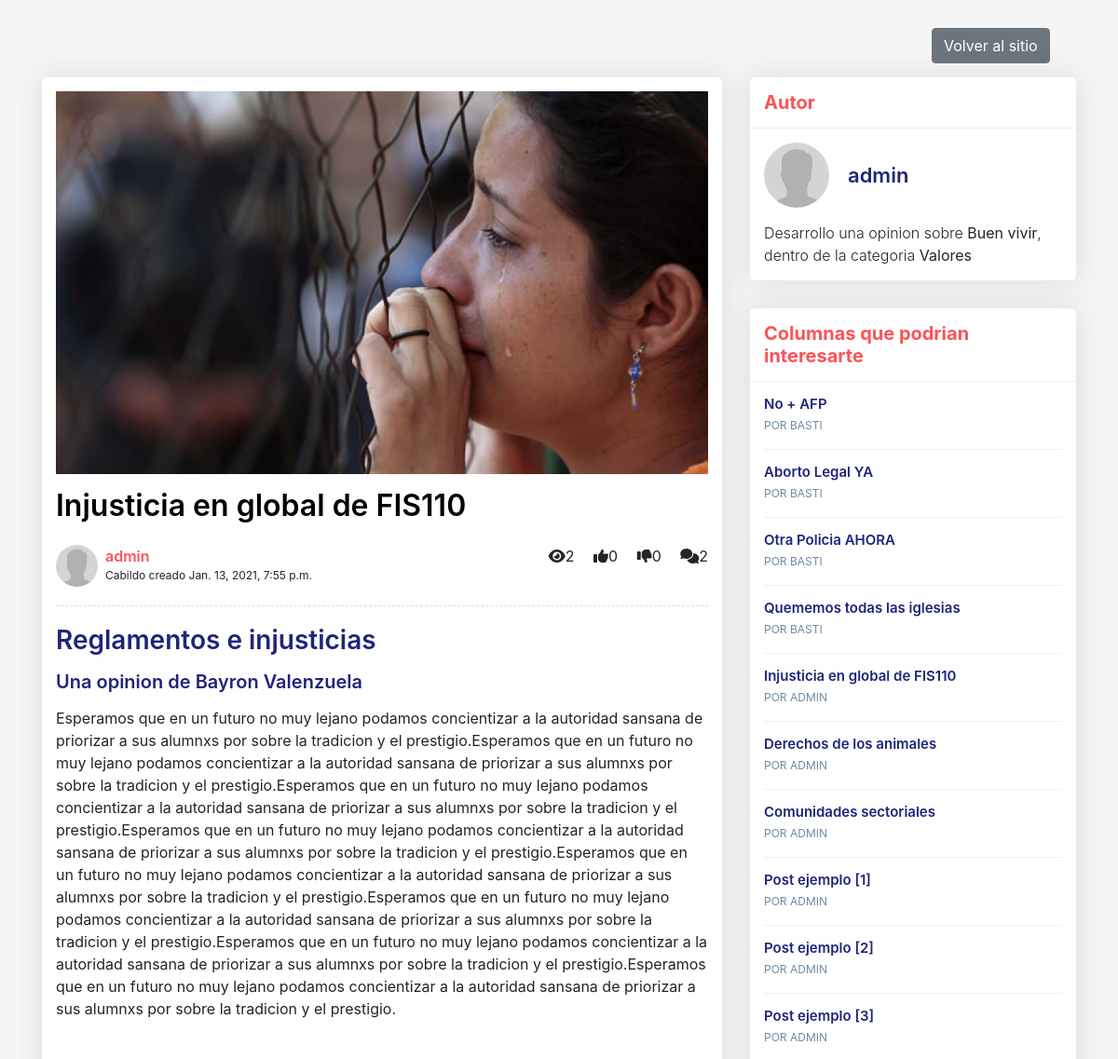
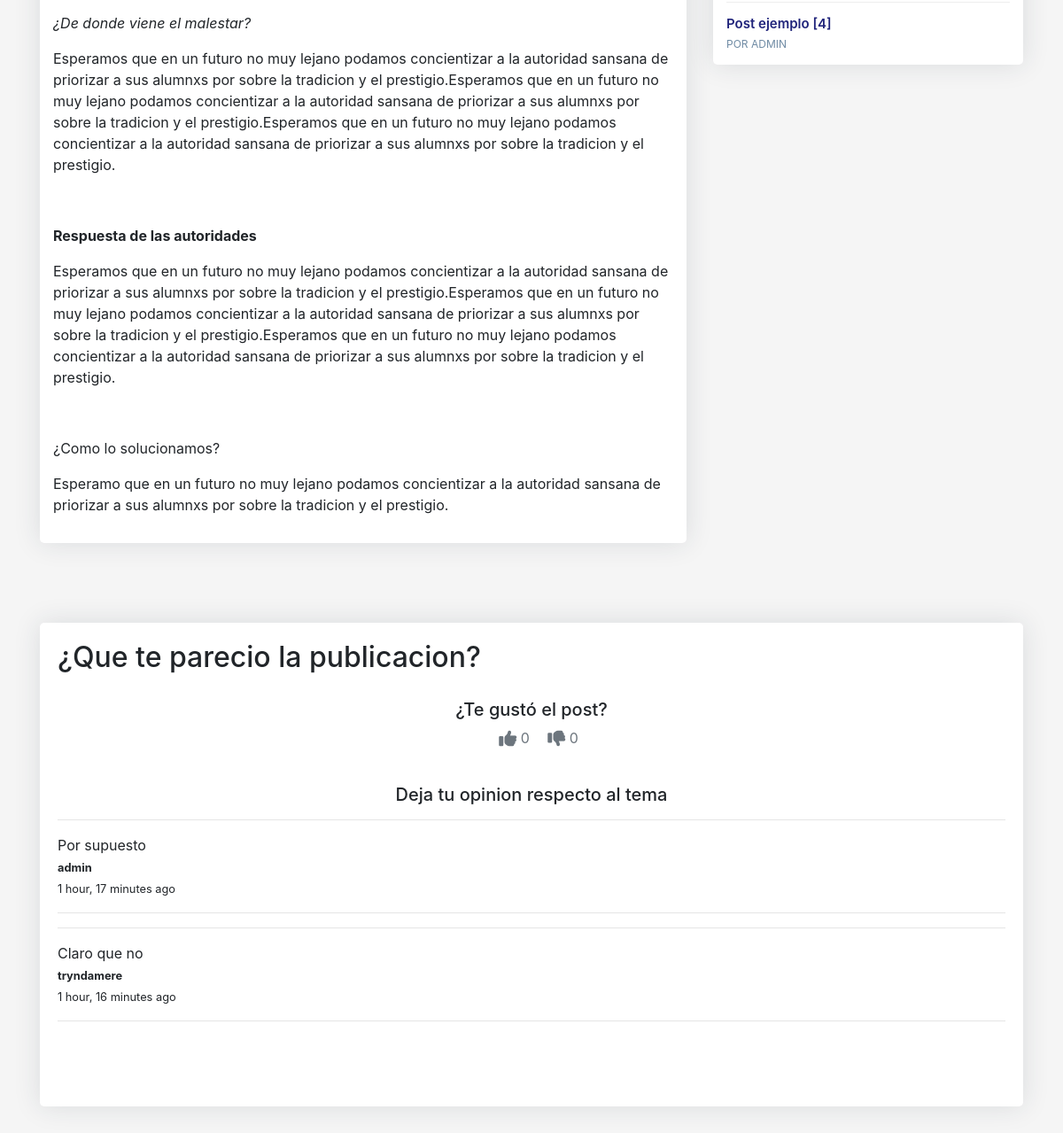
Page /injusticia-en-global-de-fis110/ on the committed database (2 pictures, top to bottom).
### posts/models.py (models this page shows, shortened)
class Post(models.Model):
    title = models.CharField(max_length=100)
    categoria = models.CharField(max_length=200, null=True, choices=CATEGORIAS)
    concepto = models.CharField(max_length=200, choices=TODOS_LOS_CONCEPTOS, null=True)
    content = RichTextField(blank=True, null=True)
    thumbnail = models.ImageField(blank=True, null=True)
    publish_date = models.DateTimeField(auto_now_add=True)
    last_update = models.DateTimeField(auto_now = True)
    author = models.ForeignKey(User, on_delete=models.CASCADE)
    slug = models.SlugField(max_length=200,unique=True)
    def get_absolute_url(self):
        return reverse("detail", kwargs={
            'slug': self.slug
        })
    def get_like_url(self):
        return reverse("like", kwargs={
            'slug': self.slug
        })
    @property
    def comments(self):
        return self.comment_set.all()
    @property
    def get_comment_count(self):
        return self.comment_set.all().count()
    @property
    def get_view_count(self):
        return self.postview_set.all().count()
    @property
    def get_like_count(self):
        return self.like_set.all().count()
    @property
    def get_dislike_count(self):
        return self.dislike_set.all().count()

class User(AbstractUser):
    pass
    def __str__(self):
        return str(self.username)

class Profile(models.Model):
    user = models.OneToOneField(User, on_delete=models.CASCADE)
    image = models.ImageField(default= 'img-perfil-ejemplo.jpg', upload_to='profile_pics')

class Comment(models.Model):
    user = models.ForeignKey(User, on_delete=models.CASCADE)
    post = models.ForeignKey(Post, on_delete=models.CASCADE)
    timestamp = models.DateTimeField(auto_now_add = True)
    content = models.TextField()

### posts/views.py (the view, shortened to what this page needs)
# urls.py: path('<slug>/', PostDetailView.as_view(), name='detail'),
class PostDetailView(DetailView):
    model = Post
    def get_context_data(self, **kwargs):
        context = super().get_context_data(**kwargs)
        context.update({
            'form': CommentForm(),
            'all_posts': Post.objects.all(),
        })
        return context
    def get_object(self, **kwargs):
        object = super().get_object(**kwargs)
        if self.request.user.is_authenticated:
            PostView.objects.get_or_create(user=self.request.user, post=object)
        return object

### templates/posts/post_detail.html (shortened to what this page needs)
{% load crispy_forms_tags %}
{% load static %}
<!DOCTYPE html>
<html lang="en">
<head>
        <link rel="stylesheet" href="{% static '/css/estilos.css' %}">
        <link rel="stylesheet" href="https://cdn.jsdelivr.net/npm/bootstrap@4.5.3/dist/css/bootstrap.min.css">
</head>
<body>
    <div class="blog-single gray-bg">
        <div class="detail-volver">
            <a href="{% url 'list' %}" class="btn btn-secondary offset-10" >
                Volver al sitio
            </a>
        </div>
        <div class="container">
            <div class="row align-items-start">
                <div class="col-lg-8 m-15px-tb">
                    <article class="article">
                        <div class="article-img">
                            <img src="{{ object.thumbnail.url }}" title="" alt="img-elegida-usuario">
                        </div>
                        <div class="article-title">
                            <h2>{{object.title}}</h2>
                            <div class="media">
                                <div class="avatar">
                                    <img src="{{ object.author.profile.image.url }}" title="" alt="foto-perfil-usuario">
                                </div>
                                <div class="media-body">
                                    <label>{{ object.author }}</label>
                                    <span>Cabildo creado {{ object.publish_date }}</span>
                                </div>
                                <div>
                                    <span><i class = 'fas fa-eye ml-3'></i>{{ object.get_view_count }}</span>
                                    <span><i class = 'fas fa-thumbs-up ml-3'></i>{{ object.get_like_count }}</span>
                                    <span><i class = 'fas fa-thumbs-down ml-3'></i>{{ object.get_dislike_count }}</span>
                                    <span><i class = 'fas fa-comments ml-3'></i>{{ object.get_comment_count }}</span>
                                </div>
                            </div>
                        </div>
                        <div class="article-content">
                            {{ object.content | safe }}
                        </div>
                    </article>
                </div>
                <div class="col-lg-4 m-15px-tb blog-aside">
                    <div class="widget widget-author">
                        <div class="widget-title">
                            <h3>Autor</h3>
                        </div>
                        <div class="widget-body">
                            <div class="media align-items-center">
                                <div class="avatar">
                                    <img src="{{ object.author.profile.image.url }}" title="" alt="foto-perfil-usuario">
                                </div>
                                <div class="media-body">
                                    <h6>{{ object.author }}</h6>
                                </div>
                            </div>
                            <p class="lead">
                                Desarrollo una opinion sobre <strong>{{object.concepto}}</strong>, dentro de la categoria <strong>{{object.categoria}}</strong>
                            </p>
                        </div>
                    </div>
                    <div class="widget widget-latest-post">
                        <div class="widget-title">
                            <h3>Columnas que podrian interesarte</h3>
                        </div>
                        <div class="widget-body">
                            {% for post in all_posts %}
                            <div class="latest-post-aside media">
                                <div class="lpa-left media-body">
                                    <div class="lpa-title">
                                        <h5><a href="{{ post.get_absolute_url }}">{{ post.title }}</a></h5>
                                    </div>
                                    <div class="lpa-meta">
                                        <a class="name" href="#">
                                            Por {{ post.author }}
                                        </a>
                                    </div>
                                </div>
                            </div>
                            {% endfor %}
                        </div>
                    </div>
                </div>
            </div>
        </div>
    </div>
    <div class="blog-single gray-bg">
        <div class="container">
            <div class="contact-form article-comment">
                <h2 class="text-left">¿Que te parecio la publicacion?</h4>
                    <div style="padding-top: 20px; padding-bottom: 20px; text-align: center;">
                        <h5>¿Te gustó el post?</h5>
                        <a class='text-muted ml-3' href='{{ object.get_like_url }}'>
                            <i class ='fas fa-thumbs-up fa-lg'></i>
                            {{ object.get_like_count }}
                        </a>
                        <a class='text-muted ml-3' href='{{ object.get_dislike_url }}'>
                            <i class ='fas fa-thumbs-down fa-lg'></i>
                            {{ object.get_dislike_count }}
                        </a>
                    </div>
                    <div style="padding-top: 20px; padding-bottom: 20px;" >
                        <h5 class="text-center">Deja tu opinion respecto al tema</h5>
                        {% for comment in object.comments %}
                        <div>
                            <hr>
                            <p>{{ comment.content }}
                            <br />
                            <small><strong>{{ comment.user }}</strong></small>
                            <br />
                            <small>{{ comment.timestamp|timesince }} ago</small>
                            </p>
                        </div>
                        <hr />
                        {% endfor %}
                    </div>
                    <div style="padding-top: 20px; padding-bottom: 20px;" >
                    </div>
            </div>
        </div>
    </div>
</body>
</html>

### static/css/estilos.css (style rules this page uses)
* { margin: 0; padding: 0; box-sizing: border-box; }
body { font-family: 'open sans'; }
body { font-family: "Lato", sans-serif; }
body { margin-top:20px; }
.gray-bg { background-color: #f5f5f5; }
.blog-aside .widget { box-shadow: 0 0 30px rgba(31, 45, 61, 0.125); border-radius: 5px; overflow: hidden; background: #ffffff; margin-top: 15px; margin-bottom: 15px; width: 100%; display: inline-block; vertical-align: top; }
.blog-aside .widget-body { padding: 15px; overflow: auto; max-height: 100vh; }
.blog-aside .widget-title { padding: 15px; border-bottom: 1px solid #eee; }
.blog-aside .widget-title h3 { font-size: 20px; font-weight: 700; color: #fc5356; margin: 0; }
.blog-aside .widget-author .media { margin-bottom: 15px; }
.blog-aside .widget-author p { font-size: 16px; margin: 0; }
.blog-aside .widget-author .avatar { width: 70px; height: 70px; border-radius: 50%; overflow: hidden; }
.blog-aside .widget-author h6 { font-weight: 600; color: #20247b; font-size: 22px; margin: 0; padding-left: 20px; }
.blog-aside .latest-post-aside + .latest-post-aside { border-top: 1px solid #eee; padding-top: 15px; margin-top: 15px; }
.blog-aside .latest-post-aside .lpa-left { padding-right: 15px; }
.blog-aside .latest-post-aside .lpa-title h5 { margin: 0; font-size: 15px; }
.blog-aside .latest-post-aside .lpa-title a { color: #20247b; font-weight: 600; }
.blog-aside .latest-post-aside .lpa-meta a { color: #6F8BA4; font-size: 12px; text-transform: uppercase; display: inline-block; margin-right: 10px; }
.blog-single { padding-top: 30px; padding-bottom: 30px; }
.article { box-shadow: 0 0 30px rgba(31, 45, 61, 0.125); border-radius: 5px; overflow: hidden; background: #ffffff; padding: 15px; margin: 15px 0 30px; }
.article .article-title { padding: 15px 0 20px; }
.article .article-title h2 { color: #000000; font-weight: 600; }
.article .article-title .media { padding-top: 15px; border-bottom: 1px dashed #ddd; padding-bottom: 20px; }
.article .article-title .media .avatar { width: 45px; height: 45px; border-radius: 50%; overflow: hidden; }
.article .article-title .media .media-body { padding-left: 8px; }
.article .article-title .media .media-body label { font-weight: 600; color: #fc5356; margin: 0; }
.article .article-title .media .media-body span { display: block; font-size: 12px; }
.article .article-content h1, .article .article-content h2, .article .article-content h3, .article .article-content h4, .article .article-content h5, .article .article-content h6 { color: #20247b; font-weight: 600; margin-bottom: 15px; }
.article-comment { box-shadow: 0 0 30px rgba(31, 45, 61, 0.125); border-radius: 5px; overflow: hidden; background: #ffffff; padding: 20px; }
img { max-width: 100%; }
img { vertical-align: middle; border-style: none; }

### rows in the picture
Post: thumbnail (picture), title "Injusticia en global de FIS110", author.profile.image (picture), author "admin", publish_date "Jan. 13, 2021, 7:55 p.m.", get_view_count "2", get_like_count "0", get_dislike_count "0", get_comment_count "2", content "Reglamentos e injusticias Una opinion de Bayron Valenzuela Esperamos que en un futuro no muy lejano podamos concientizar a la autoridad sansana de priorizar a sus alumnxs por sobre la tradicion y el prestigio.Esperamos que en un futuro no muy lejano podamos concientizar a la autoridad sansana de priorizar a sus alumnxs por sobre la tradicion y el prestigio.Esperamos que en un futuro no muy lejano podamos concientizar a la autoridad sansana de priorizar a sus alumnxs por sobre la tradicion y el prestigio.Esperamos que en un futuro no muy lejano podamos concientizar a la autoridad sansana de priorizar a sus alumnxs por sobre la tradicion y el prestigio.Esperamos que en un futuro no muy lejano…", concepto "Buen vivir", categoria "Valores", author "ADMIN"
Post: title "No + AFP", author "BASTI"
Post: title "Aborto Legal YA", author "BASTI"
Post: title "Otra Policia AHORA", author "BASTI"
Post: title "Quememos todas las iglesias", author "BASTI"
Post: title "Derechos de los animales", author "ADMIN"
Post: title "Comunidades sectoriales", author "ADMIN"
Post: title "Post ejemplo [1]", author "ADMIN"
Post: title "Post ejemplo [2]", author "ADMIN"
Post: title "Post ejemplo [3]", author "ADMIN"
Post: title "Post ejemplo [4]", author "ADMIN"
Comment: content "Por supuesto", user "admin", timestamp "1 hour, 17 minutes"
Comment: content "Claro que no", user "tryndamere", timestamp "1 hour, 16 minutes"
